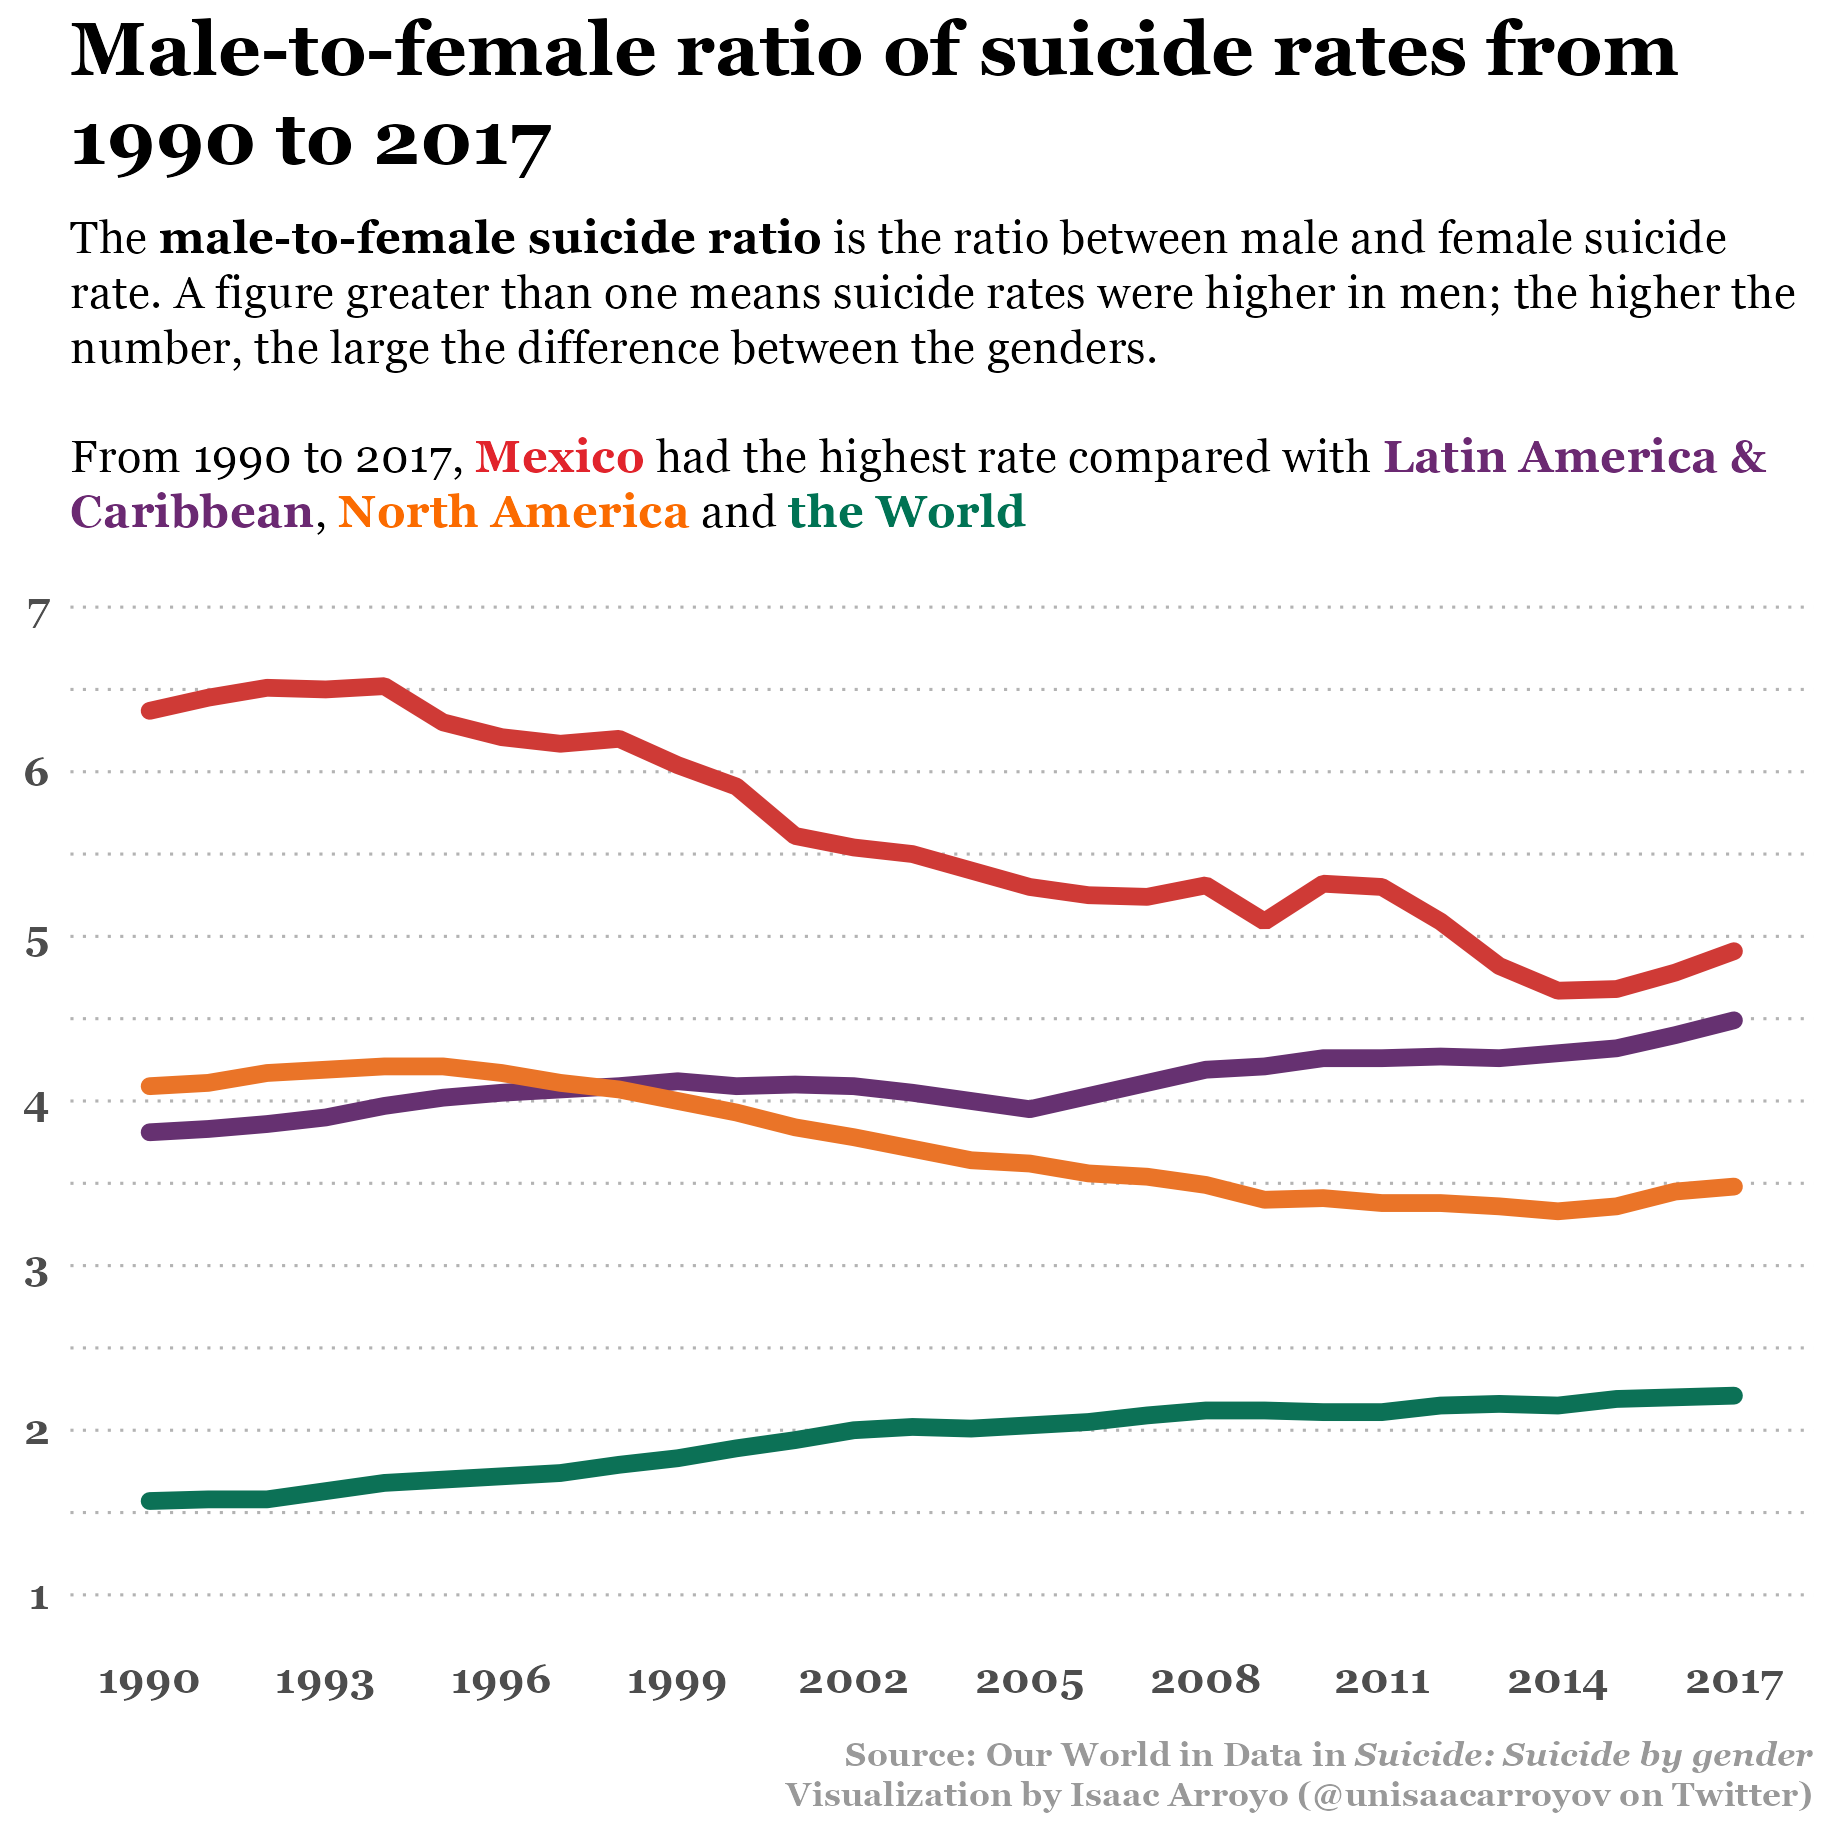

Reproduce this figure in R.
library(dplyr)
library(ggplot2)
library(ggtext)
library(MetBrewer)
library(gganimate)
# LOAD DATA
df <- read.csv("data/Male-Female-Ratio-of-Suicide-Rates.csv")
# DATA PROCESSING
df <- df %>%
  rename(male_female_suicide_ratio = Male.female.suicide.ratio) %>%
  filter(Entity=="Mexico" | Entity=="Latin America & Caribbean" | Entity=="North America" | Entity=="World") %>%
  select(Entity, Year, male_female_suicide_ratio) %>%
  as.data.frame()


# DATA VISUALIZATION
theme_set(theme_minimal(base_family = "Georgia"))

p1 <- df %>%
  ggplot(aes(x=Year, y=male_female_suicide_ratio, color = Entity)) + 
  geom_line(size=2, lineend = "round", linejoin="bevel") +
  scale_color_manual(values = met.brewer("Java",4)) +
  scale_x_continuous(breaks = seq(1990,2017,3)) +
  scale_y_continuous(breaks = seq(1,7,1), limits = c(1,7)) +
  labs(title = "Male-to-female ratio of suicide rates from 1990 to 2017",
       subtitle = "The <b>male-to-female suicide ratio</b> is the ratio between male and female suicide rate. A figure greater than one means suicide rates were higher in men; the higher the number, the large the difference between the genders.<br><br>From 1990 to 2017, <span style='color:#E1242C'><b>Mexico</b></span> had the highest ratio compared with <span style='color:#6B2972'><b>Latin America & Caribbean</b></span>, <span style='color:#FB6B00'><b>North America</b></span> and <span style='color:#007354'><b>the World</b></span>",
       caption = "Source: Our World in Data in <em>Suicide: Suicide by gender</em><br>Visualization by Isaac Arroyo (@unisaacarroyov on Twitter)") +
  theme(
    legend.position = "none",
    panel.background = element_rect(fill='transparent', color = 'transparent'),
    plot.background = element_rect(fill='white', color = 'transparent'),
    panel.grid = element_blank(),
    panel.grid.major.y = element_line(linetype = 'dotted', color = 'gray70', size = 0.35),
    panel.grid.minor.y = element_line(linetype = 'dotted', color = 'gray70', size = 0.35),
    axis.title = element_blank(),
    axis.text = element_text(size=10, face = 'bold'),
    plot.title = element_textbox_simple(face = 'bold', size = 18, margin = margin(0,0,10,0)),
    plot.subtitle = element_textbox_simple(size = 11, margin = margin(0,0,5,0)),
    plot.caption = element_textbox_simple(halign = 1, size = 8, face = 'bold', color = 'gray60', margin = margin(10,0,0,0))
  )
p1
ggsave("./day_22/30daychartchallenge_day_22_animation.png",
       units = "px", width = 1080, height = 1080, scale = 1.7)
# CREATE ANIMATION
animation <- p1 +
  transition_reveal(Year) +
  ease_aes('linear')

# RENDER
animate(animation, nframes = 300, duration = 10, fps = 30, end_pause = 1, rewind = F)

# SAVE ANIMATION
anim_save(filename = "30daychartchallange_day_22_animation.gif", animation = animation, path = "./day_22/")
